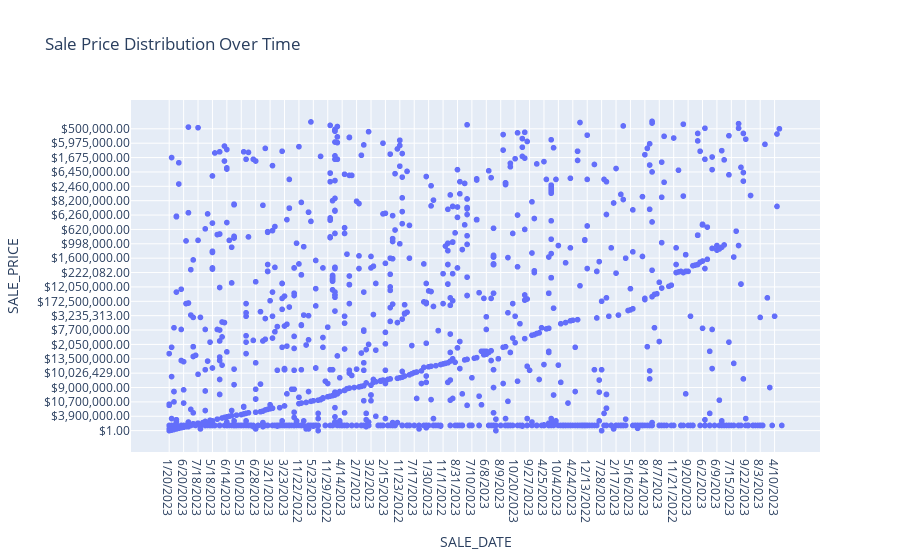

Write notebook code for a chart like this one.
### Markdown cell above
![q2.png](attachment:q2.png)

### Code cell
query3 = """
SELECT SALE_DATE, SALE_PRICE
FROM sales_data
WHERE SALE_PRICE IS NOT NULL;
"""

df6 = pd.read_sql_query(query3, conn)

# Visualization 6: Scatter plot for sale price distribution over time
fig6 = px.scatter(df6, x='SALE_DATE', y='SALE_PRICE', title='Sale Price Distribution Over Time')
fig6.show()

### Figure 1 — Plotly figure (JSON) as saved in the notebook; plotly's stock layout.template omitted (floating-point values rounded to 4 significant figures; data arrays with more than 128 entries replaced by an {"elided": "..."} marker saying what was removed)
{"data": [{"hovertemplate": "SALE_DATE=%{x}<br>SALE_PRICE=%{y}<extra></extra>", "legendgroup": "", "marker": {"color": "#636efa", "symbol": "circle"}, "mode": "markers", "name": "", "showlegend": false, "type": "scattergl", "x": {"elided": "1334 str values"}, "xaxis": "x", "y": {"elided": "1334 str values"}, "yaxis": "y"}], "layout": {"legend": {"tracegroupgap": 0}, "title": {"text": "Sale Price Distribution Over Time"}, "xaxis": {"anchor": "y", "domain": [0, 1], "title": {"text": "SALE_DATE"}}, "yaxis": {"anchor": "x", "domain": [0, 1], "title": {"text": "SALE_PRICE"}}}}
